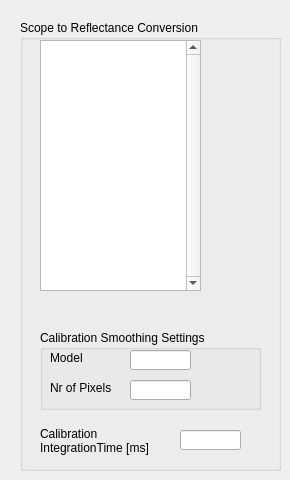
   <widget class="QWidget" name="ReflectanceTab">
    <attribute name="title">
     <string>Reflectance Calibration</string>
    </attribute>
    <widget class="QGroupBox" name="groupBox_14">
     <property name="geometry">
      <rect>
       <x>20</x>
       <y>20</y>
       <width>261</width>
       <height>451</height>
      </rect>
     </property>
     <property name="title">
      <string>Scope to Reflectance Conversion</string>
     </property>
     <widget class="QGroupBox" name="groupBox_15">
      <property name="geometry">
       <rect>
        <x>20</x>
        <y>310</y>
        <width>221</width>
        <height>80</height>
       </rect>
      </property>
      <property name="title">
       <string>Calibration Smoothing Settings</string>
      </property>
      <widget class="QLineEdit" name="ReflectanceSmoothModelEdt">
       <property name="geometry">
        <rect>
         <x>90</x>
         <y>20</y>
         <width>61</width>
         <height>20</height>
        </rect>
       </property>
      </widget>
      <widget class="QLineEdit" name="ReflectanceSmoothPixelsEdt">
       <property name="geometry">
        <rect>
         <x>90</x>
         <y>50</y>
         <width>61</width>
         <height>20</height>
        </rect>
       </property>
      </widget>
      <widget class="QLabel" name="label_60">
       <property name="geometry">
        <rect>
         <x>10</x>
         <y>20</y>
         <width>61</width>
         <height>16</height>
        </rect>
       </property>
       <property name="text">
        <string>Model</string>
       </property>
      </widget>
      <widget class="QLabel" name="label_61">
       <property name="geometry">
        <rect>
         <x>10</x>
         <y>50</y>
         <width>71</width>
         <height>16</height>
        </rect>
       </property>
       <property name="text">
        <string>Nr of Pixels</string>
       </property>
      </widget>
     </widget>
     <widget class="QTextEdit" name="ReflectanceCorrEdt">
      <property name="geometry">
       <rect>
        <x>20</x>
        <y>20</y>
        <width>161</width>
        <height>251</height>
       </rect>
      </property>
      <property name="verticalScrollBarPolicy">
       <enum>Qt::ScrollBarAlwaysOn</enum>
      </property>
     </widget>
     <widget class="QLineEdit" name="ReflectanceIntTimeEdt">
      <property name="geometry">
       <rect>
        <x>160</x>
        <y>410</y>
        <width>61</width>
        <height>20</height>
       </rect>
      </property>
     </widget>
     <widget class="QLabel" name="label_62">
      <property name="geometry">
       <rect>
        <x>20</x>
        <y>400</y>
        <width>111</width>
        <height>41</height>
       </rect>
      </property>
      <property name="text">
       <string>Calibration IntegrationTime [ms]</string>
      </property>
      <property name="wordWrap">
       <bool>true</bool>
      </property>
     </widget>
    </widget>
   </widget>
